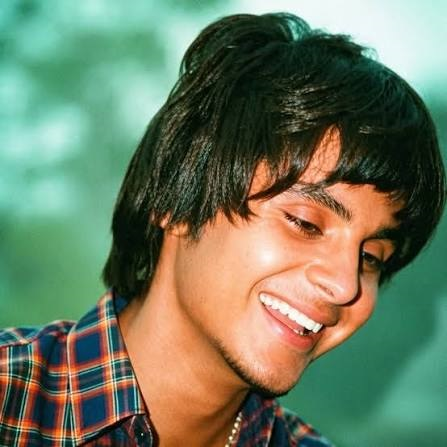
#> input picture Computer Vision unit II Assignment/04_Histogram/input7.jpg, 447 x 447 px
$ python program.py
#> lines starting #> are read from the running program, lines starting #| are printed output that depends on the picture
import cv2
import numpy as np
img = cv2.imread("input7.jpg")
#> img is the input picture: shape (447, 447, 3); mean B, G, R 96.6, 122.8, 110.4
hist = cv2.calcHist([img], [0], None, [256], [0, 256])
#> hist = 256 values, max 2841 at index 0, min 14 at index 255, mean 780.5
hist = hist.ravel()
max_intensity = np.argmax(hist)
#> max_intensity = 0
print("Intensity with highest frequency:", max_intensity)
#| Intensity with highest frequency: 0
print("Highest frequency:", int(hist[max_intensity]))
#| Highest frequency: 2841
hist_img = np.zeros((400, 512), dtype=np.uint8)
hist_norm = cv2.normalize(hist, None, 0, 400, cv2.NORM_MINMAX)
#> hist_norm = 256 values, max 400 at index 0, min -5.96e-08 at index 255, mean 108.5
for i in range(256):
    x = i * 2
    cv2.line(hist_img,(x, 400),(x, 400 - int(hist_norm[i])),255,1)
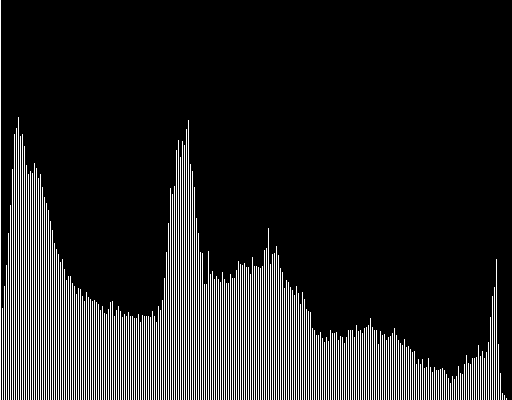
#> hist_img: shape (400, 512); 13.5% white in thin lines or dots
cv2.imwrite("output.png", hist_img)
cv2.imshow("Histogram", hist_img)
cv2.waitKey(0)
cv2.destroyAllWindows()
